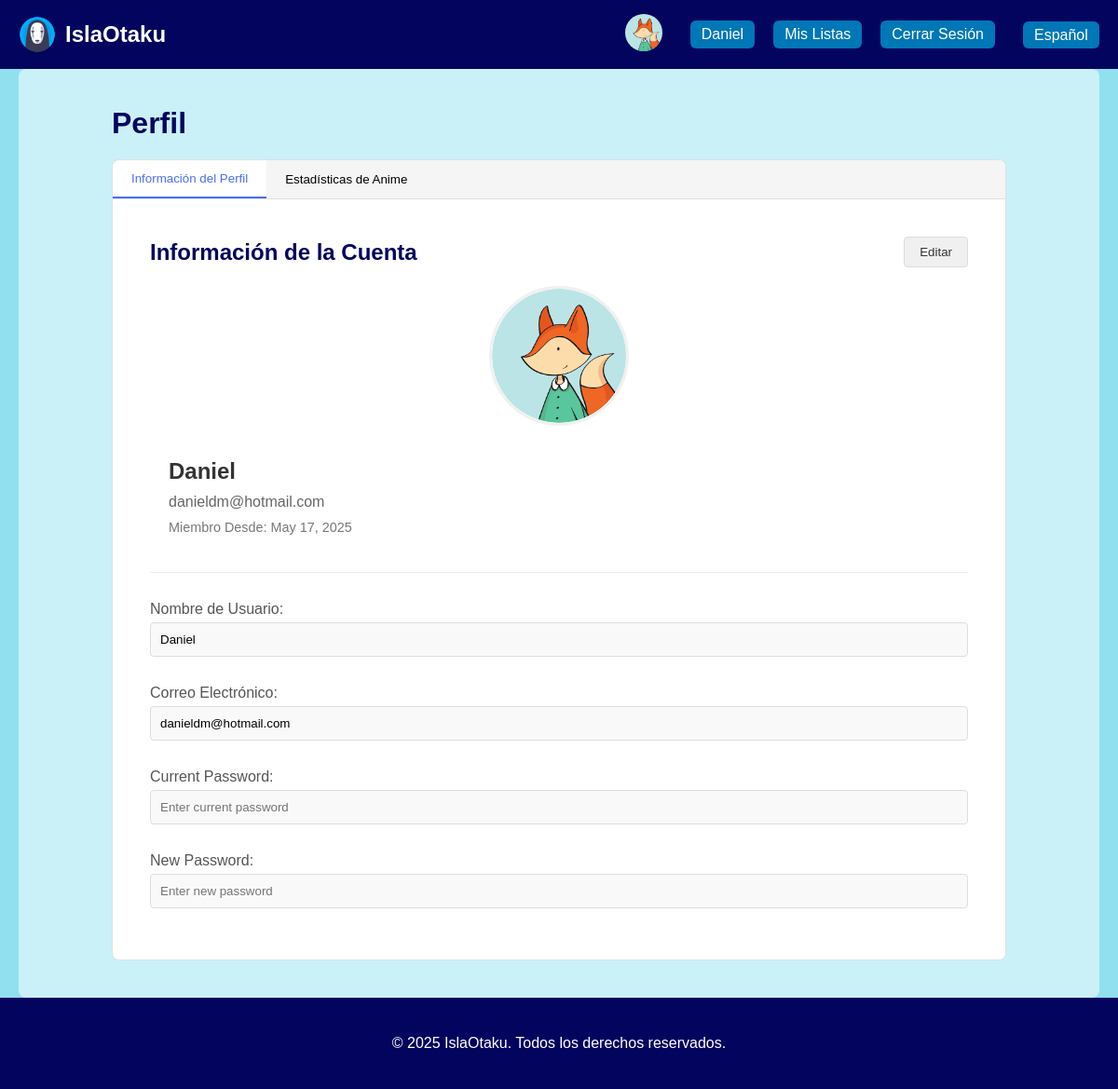
Screenshot of /index.php?content=profile (signed in) with the database file from the repository.
### tables this page shows
CREATE TABLE `users` (
  `user_id` int(11) NOT NULL,
  `profile_picture` varchar(255) DEFAULT NULL,
  `name` varchar(100) NOT NULL,
  `email` varchar(100) NOT NULL,
  `password` varchar(100) NOT NULL,
  `registration_date` timestamp NOT NULL DEFAULT current_timestamp(),
  `role` enum('user','admin') NOT NULL DEFAULT 'user'
);

### controllers/userController.php (called while the page is built, shortened)
<?php
require_once(__DIR__ . '/../config/Database.php');
require_once(__DIR__ . '/../models/UserModel.php');
class UserController
{
    private $userModel;
    public function __construct()
    {
        $db = new Database();
        $this->userModel = new UserModel($db->getConnection());
    }
    public function isLoggedIn()
    {
        return isset($_SESSION['user_id']);
    }
    public function getCurrentUser()
    {
        return $this->userModel->getUserById($_SESSION['user_id']);
    }
    public function isSessionExpired()
    {
        return false;
    }
}
?>

### config/database.php (called while the page is built, shortened)
<?php
class Database {
    private $host = "localhost";
    private $db_name = "isla_otaku";
    private $username = "root";
    private $password = "";
    public function getConnection() {
        try {
            $this->conn = new PDO(
                "mysql:host=" . $this->host . ";dbname=" . $this->db_name,
                $this->username,
                $this->password,
                array(PDO::ATTR_ERRMODE => PDO::ERRMODE_EXCEPTION)
            );
            $this->conn->exec("set names utf8mb4");
            return $this->conn;
        } catch(PDOException $exception) {
            error_log("Database connection error: " . $exception->getMessage());
            echo "";
            return null;
        }
    }
}
?>

### models/userModel.php (called while the page is built, shortened)
<?php
class UserModel
{
    private $conn;
    public function __construct($databaseConnection)
    {
        $this->conn = $databaseConnection;
    }
    public function getUserById($userId)
    {
        $stmt = $this->conn->prepare("SELECT user_id, name, email, profile_picture, registration_date FROM Users WHERE user_id = :user_id");
        $stmt->bindParam(':user_id', $userId, PDO::PARAM_INT);
        $stmt->execute();
        return $stmt->fetch(PDO::FETCH_ASSOC);
    }
}
?>

### index.php (the view, shortened to what this page needs)
<?php
$lang = isset($_COOKIE['lang']) ? $_COOKIE['lang'] : 'es';
require_once(__DIR__ . '/controllers/UserController.php');
$userController = new UserController();
$content = isset($_GET['content']) ? $_GET['content'] : 'home';
$isLoggedIn = $userController->isLoggedIn();
$currentUser = $isLoggedIn ? $userController->getCurrentUser() : null;
$userName = $isLoggedIn ? $currentUser['name'] : '';
?>
<!DOCTYPE html>
<html lang="<?php echo $lang; ?>">
<head>
    <link rel="stylesheet" href="./public/css/globals.css">
    <link rel="stylesheet" href="./public/css/header.css">
    <link rel="stylesheet" href="./public/css/content.css">
    <link rel="stylesheet" href="./public/css/footer.css">
    <link rel="stylesheet" href="./public/css/login.css">
    <link rel="stylesheet" href="./public/css/register.css">
    <link rel="stylesheet" href="./public/css/hero.css">
    <?php if ($content === 'profile'): ?>
        <link rel="stylesheet" href="./public/css/profile.css">
    <?php endif; ?>
</head>
<body>
    <header class="header">
        <div class="header-container">
            <div class="logo-title">
                <a href="index.php" class="logo-link">
                    <img src="./public/images/icon.png" alt="Logo" class="logo-img">
                    <h1 class="title">IslaOtaku</h1>
                </a>
            </div>
            <nav class="nav">
                <?php if ($isLoggedIn): ?>
                    <div class="user-menu">
                        <a href="index.php?content=profile" class="user-btn">
                            <?php
                            $profilePicturePath = 'default.jpg';
                            if (isset($currentUser['profile_picture']) && !empty($currentUser['profile_picture'])) {
                                $profilePicturePath = $currentUser['profile_picture'];
                            }
                            ?>
                            <img src="./uploads/profilePictures/<?php echo htmlspecialchars($profilePicturePath); ?>"
                                alt="User" class="user-icon">
                        </a>
                        <a href="index.php?content=profile" class="nav-link user-btn">
                            <span class="username"><?php echo htmlspecialchars($userName); ?></span>
                        </a>
                        <a href="index.php?content=lists" class="nav-link my-lists-btn">
                            <?php echo $translations['my_lists'] ?? 'My Lists'; ?>
                        </a>
                        <a href="index.php?action=logout" class="nav-link logout-btn">
                            <?php echo $translations['logout']; ?>
                        </a>
                    </div>
                <?php else: ?>
                    <a href="index.php?content=login" class="nav-link"><?php echo $translations['login']; ?></a>
                    <a href="index.php?content=register" class="nav-link"><?php echo $translations['register']; ?></a>
                <?php endif; ?>
                <form action="" method="post" class="lang-form">
                    <select class="language-select" name="lang" onchange="this.form.submit()">
                        <option value="es" <?php echo ($lang == 'es') ? 'selected' : ''; ?>>Español</option>
                    </select>
                </form>
            </nav>
        </div>
    </header>
    <div class="content">
        <?php
        switch ($content) {
            case 'profile':
                include(__DIR__ . '/views/profile.php');
                break;
        }
        ?>
    </div>
    <footer class="footer">
        <div class="footer-container">
            <p>&copy; <?php echo date("Y"); ?> <?php echo $translations['rights_reserved']; ?></p>
        </div>
    </footer>
</body>
</html>

### views/profile.php (shortened to what this page needs)
<div class="profile-container">
    <h1><?php echo $translations['profile']; ?></h1>
    <div class="profile-tabs">
        <div class="tab-buttons">
            <button class="tab-button active" data-tab="profile-info"><?php echo $translations['profile_info'] ?? 'Profile Information'; ?></button>
            <button class="tab-button" data-tab="anime-stats"><?php echo $translations['anime_stats']; ?></button>
        </div>
        <div class="tab-content">
            <div class="tab-pane active" id="profile-info">
                <div class="profile-edit-container">
                    <div class="profile-header">
                        <h2><?php echo $translations['account_info']; ?></h2>
                        <button type="button" id="edit-profile-btn" class="edit-button">
                            <?php echo $translations['edit'] ?? 'Edit'; ?>
                        </button>
                    </div>
                    <div class="profile-section">
                        <div class="profile-picture-wrapper">
                            <div class="profile-picture-container">
                                <?php
                                $profilePicturePath = 'default.jpg';
                                if (isset($currentUser['profile_picture']) && !empty($currentUser['profile_picture'])) {
                                    $profilePicturePath = $currentUser['profile_picture'];
                                }
                                ?>
                                <img id="profile-image-preview"
                                     src="./uploads/profilePictures/<?php echo htmlspecialchars($profilePicturePath); ?>"
                                     alt="Profile Picture" class="profile-picture">
                            </div>
                        </div>
                        <div class="profile-info">
                            <h3><?php echo htmlspecialchars($currentUser['name']); ?></h3>
                            <p class="profile-email"><?php echo htmlspecialchars($currentUser['email']); ?></p>
                            <p class="profile-date">
                                <span class="label"><?php echo $translations['member_since']; ?>:</span>
                                <span class="value"><?php echo isset($currentUser['registration_date']) ? date('F j, Y', strtotime($currentUser['registration_date'])) : 'N/A'; ?></span>
                            </p>
                        </div>
                    </div>
                    <form id="profile-form" method="POST" class="profile-form">
                        <div class="form-fields">
                            <div class="form-field">
                                <label for="name"><?php echo $translations['username']; ?>:</label>
                                <input type="text" id="name" name="name"
                                       value="<?php echo htmlspecialchars($currentUser['name']); ?>"
                                       readonly class="profile-input">
                            </div>
                            <div class="form-field">
                                <label for="email"><?php echo $translations['email']; ?>:</label>
                                <input type="email" id="email" name="email"
                                       value="<?php echo htmlspecialchars($currentUser['email']); ?>"
                                       readonly class="profile-input">
                            </div>
                            <div class="form-field">
                                <label for="current_password"><?php echo $translations['current_password'] ?? 'Current Password'; ?>:</label>
                                <input type="password" id="current_password" name="current_password"
                                       readonly class="profile-input" placeholder="<?php echo $translations['enter_current_password'] ?? 'Enter current password'; ?>">
                            </div>
                            <div class="form-field">
                                <label for="new_password"><?php echo $translations['new_password'] ?? 'New Password'; ?>:</label>
                                <input type="password" id="new_password" name="new_password"
                                       readonly class="profile-input" placeholder="<?php echo $translations['enter_new_password'] ?? 'Enter new password'; ?>">
                            </div>
                        </div>
                    </form>
                </div>
            </div>
        </div>
    </div>
</div>

### public/css/globals.css (style rules this page uses)
:root { --primary: #03045E; --secondary: #0077B6; --accent: #00B4D8; --background: #90E0EF; --surface: #CAF0F8; --content: #FFFFFF; --onPrimary: #FFFFFF; --onSecondary: #FFFFFF; --onAccent: #03045E; --onBackground: #03045E; --font-family: 'Poppins', sans-serif; }
* { margin: 0; padding: 0; box-sizing: border-box; }
html { height: 100%; }
body { min-height: 100vh; display: flex; flex-direction: column; font-family: var(--font-family); background-color: var(--background); color: var(--onBackground); margin: 0; }
a { color: inherit; text-decoration: none; }

### public/css/header.css (style rules this page uses)
.header-container { display: flex; flex-wrap: wrap; background-color: var(--primary); color: var(--content); justify-content: space-between; align-items: center; padding: 15px 20px; margin: 0 auto; }
.logo-title { display: flex; align-items: center; }
.logo-link { display: flex; align-items: center; text-decoration: none; color: inherit; }
.logo-img { height: 40px; width: auto; margin-right: 10px; }
.title { font-size: 1.5rem; font-weight: bold; margin: 0; }
.nav { display: flex; align-items: center; }
.nav-link { color: var(--content); text-decoration: none; margin-left: 20px; font-weight: 500; transition: background-color 0.2s ease; padding: 6px 12px; border-radius: 6px; background-color: var(--secondary); }
.lang-form { margin-left: 20px; }
.language-select { -webkit-appearance: none; -moz-appearance: none; appearance: none; padding: 6px 12px; font-family: Poppins, sans-serif; border-radius: 6px; border: none; font-size: 16px; background-color: var(--secondary); color: var(--content); cursor: pointer; transition: background-color 0.2s ease; }
.user-menu { display: flex; align-items: center; margin-right: 10px; }
.user-icon { width: 40px; height: 40px; border-radius: 50%; object-fit: cover; margin-right: 10px; overflow: hidden; }
.logout-btn { background-color: var(--secondary); color: var(--content); padding: 6px 12px; border: none; border-radius: 6px; cursor: pointer; text-decoration: none; transition: background-color 0.2s ease; }

### public/css/content.css (style rules this page uses)
.content { flex: 1; margin: 0 20px; padding: 20px; background-color: var(--surface); color: var(--onSurface); border-radius: 8px; }

### public/css/footer.css (style rules this page uses)
.footer { background-color: var(--primary); color: var(--onPrimary); padding: 40px 16px; font-family: inherit; text-align: center; margin-top: auto; }
.footer-container { max-width: 1200px; margin: 0 auto; display: flex; flex-direction: column; align-items: center; justify-content: center; gap: 16px; }
.footer p { font-size: 1rem; color: var(--onPrimary); margin: 0; }

### rows the page displays
users: profile_picture (placeholder picture), name "Daniel", email "danieldm@hotmail.com", registration_date "May 17, 2025"

### other values shown
$translations['my_lists'] "Mis Listas"
$translations['logout'] "Cerrar Sesión"
$translations['profile'] "Perfil"
$translations['profile_info'] "Información del Perfil"
$translations['anime_stats'] "Estadísticas de Anime"
$translations['account_info'] "Información de la Cuenta"
$translations['edit'] "Editar"
$translations['member_since'] "Miembro Desde"
$translations['username'] "Nombre de Usuario"
$translations['email'] "Correo Electrónico"
$translations['current_password'] "Current Password"
$translations['new_password'] "New Password"
$translations['rights_reserved'] "IslaOtaku. Todos los derechos reservados."
